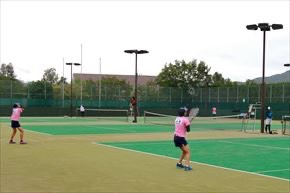
#> input picture Lesson_6/picture/src.png, 290 x 193 px
$ python binary_change.py
#> lines starting #> are read from the running program, lines starting #| are printed output that depends on the picture; after the words box and inside, x2 and y2 are one past the last pixel; in counts of white or black regions, pixels touching at a corner belong together
import cv2
import numpy as np

img_src = cv2.imread('picture/src.png', 1)
#> img_src is the input picture: shape (193, 290, 3); mean B, G, R 149.3, 171.5, 161.9
img_gry = cv2.cvtColor(img_src, cv2.COLOR_BGR2GRAY)
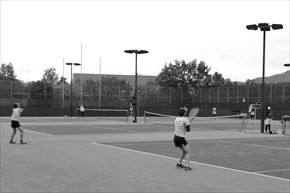
#> img_gry: shape (193, 290); min 0, max 255, mean 166.1

thresh = 128

for i in range(img_src.shape[0]):
    for j in range(img_src.shape[1]):
        if img_gry[i,j] < thresh:
            img_gry[i,j] = 0
        else:
            img_gry[i,j] = 255
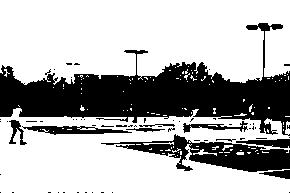
#> img_gry: shape (193, 290); 69.1% white; 62 black regions (51 under 20 px), largest, box (x1, y1, x2, y2) and area: (0, 23, 290, 136) 12557, (101, 134, 290, 172) 2922, (22, 126, 132, 135) 544

cv2.imwrite('picture/binary_src_myself.png', img_gry)

#グレースケールの画像のみ実行できる

#変数(入力画像,閾値,画素値の最大値,画素値の種類)
ret, img_dst = cv2.threshold(img_src, thresh, 255, cv2.THRESH_BINARY)
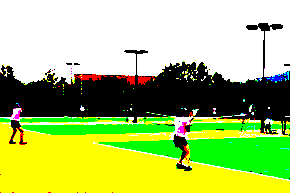
#> img_dst: shape (193, 290, 3); mean B, G, R 105.8, 194.7, 167.2
#> ret = 128

cv2.imwrite('picture/binary_src_cv2.png', img_dst)

"""画素値の種類
THRESH_BINARY_INV: 入力画像の過疎地が閾値より大きい場合は0,それ以外は画素値の最大値となる
THRESH_TRUNC:      入力画像の画素値が閾値より大きい場合は閾値、それ以外は変化せず
THRESH_TOZERO:     入力画像が閾値より大きい場合は変化せず、それ以外は0
THRESH_TOZERO_INV: 入力画像の画素値が閾値より大きい場合は0,それ以外は変化せず
"""

$ run again, with Lesson_6/picture/ブロブの重心の位置.png copied over Lesson_6/picture/src.png
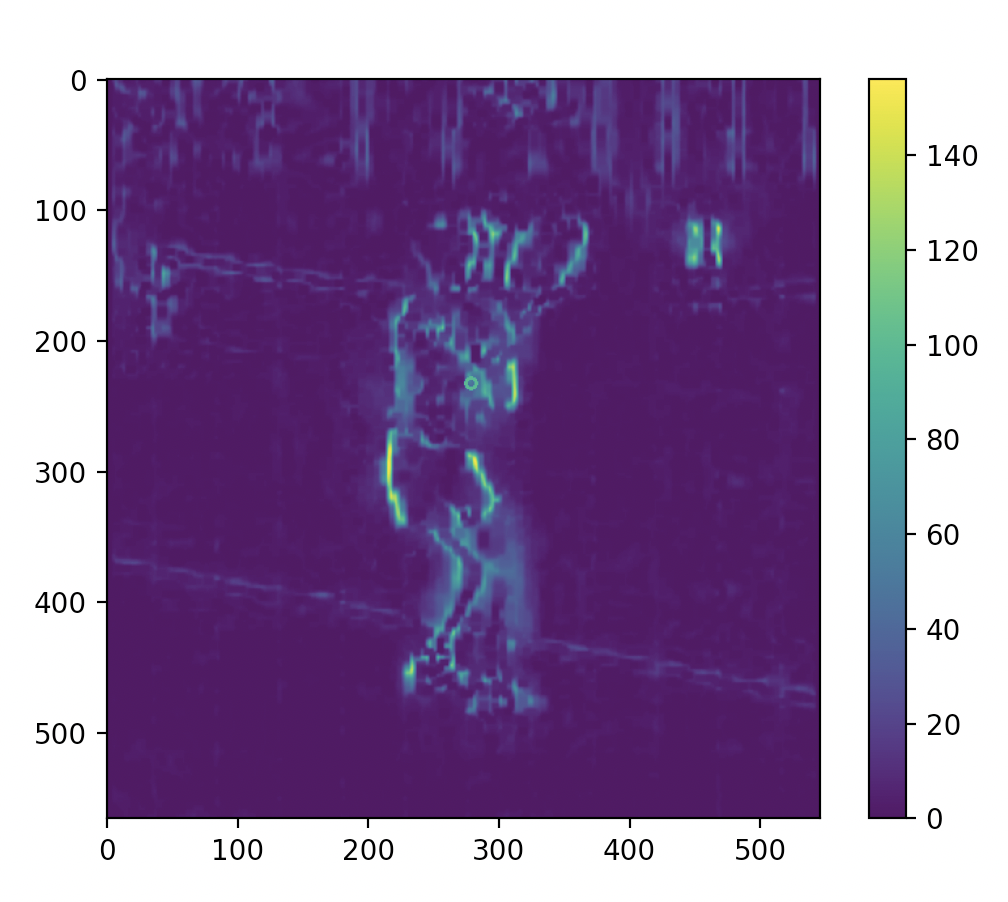
#> input picture Lesson_6/picture/ブロブの重心の位置.png, 1008 x 902 px
#> img_src is the input picture: shape (902, 1008, 3); mean B, G, R 162.4, 121.4, 146.1
#> after the loop `for i in range(img_src.shape[0]):`:
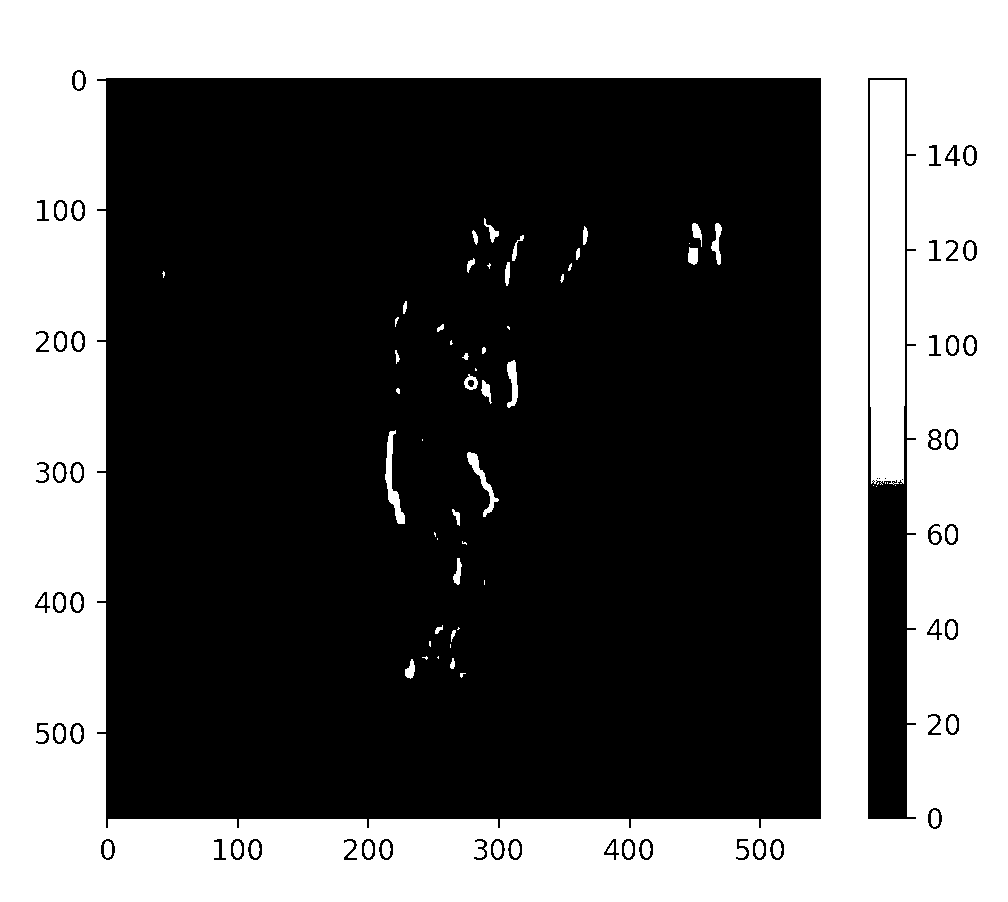
#> img_gry: shape (902, 1008); 39.8% white; 93 white regions (25 under 20 px), largest, box (x1, y1, x2, y2) and area: (0, 0, 1008, 902) 340498, (870, 80, 905, 485) 13922, (385, 430, 405, 524) 637
#> `ret, img_dst = cv2.threshold(img_src, thresh, 255, cv2.THRESH_BINARY)`:
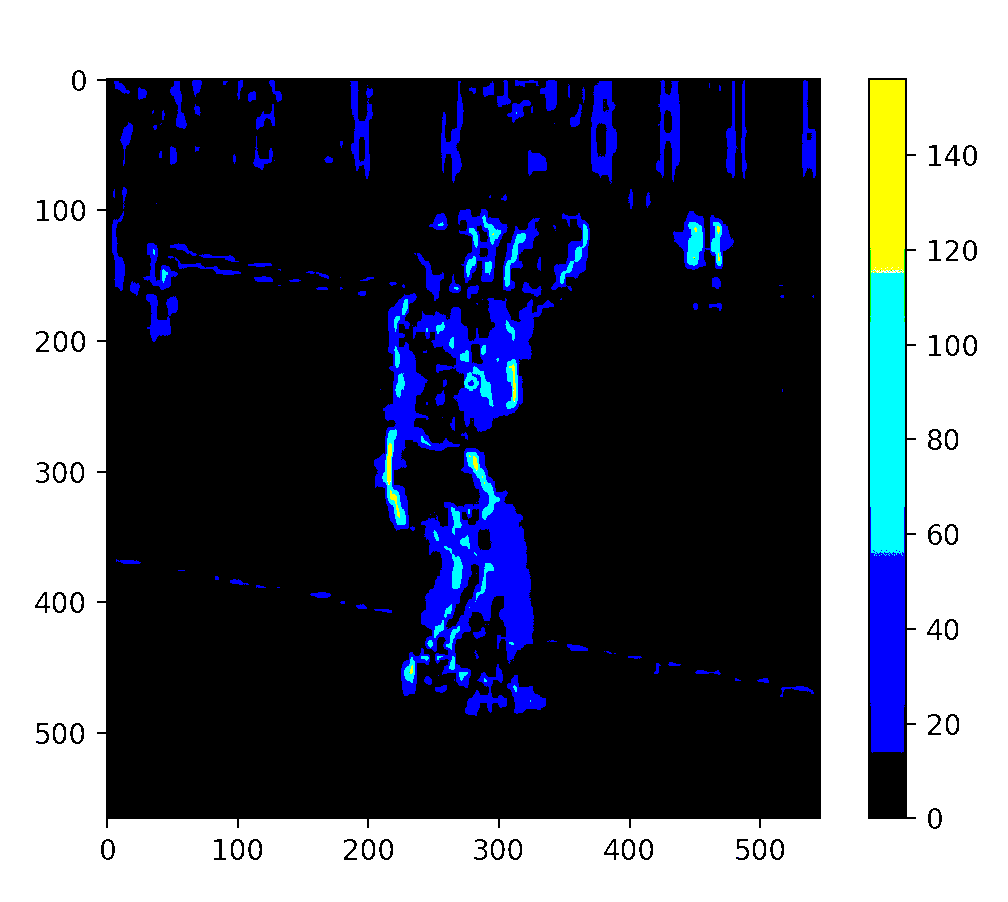
#> img_dst: shape (902, 1008, 3); mean B, G, R 115.6, 103.1, 98.6
#> ret = 128
